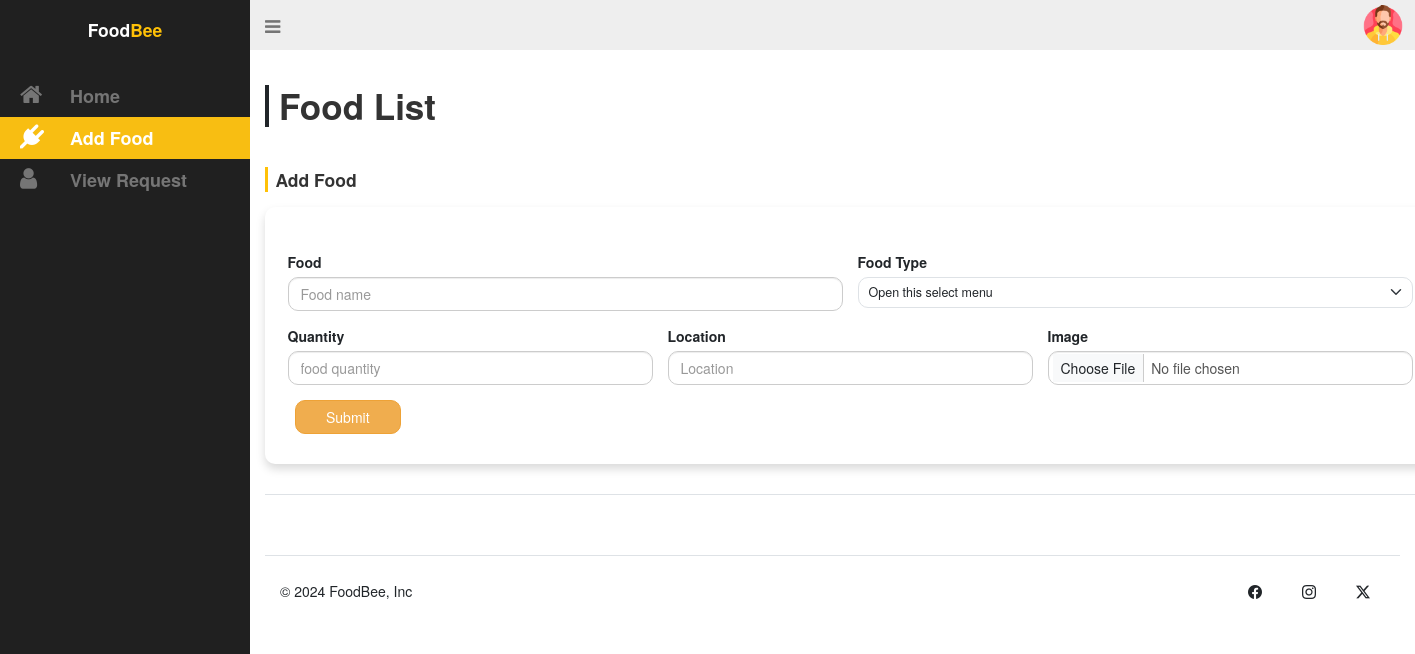
/Catering/pages/cat-food.php (signed in), run on an earlier commit of the app's database.
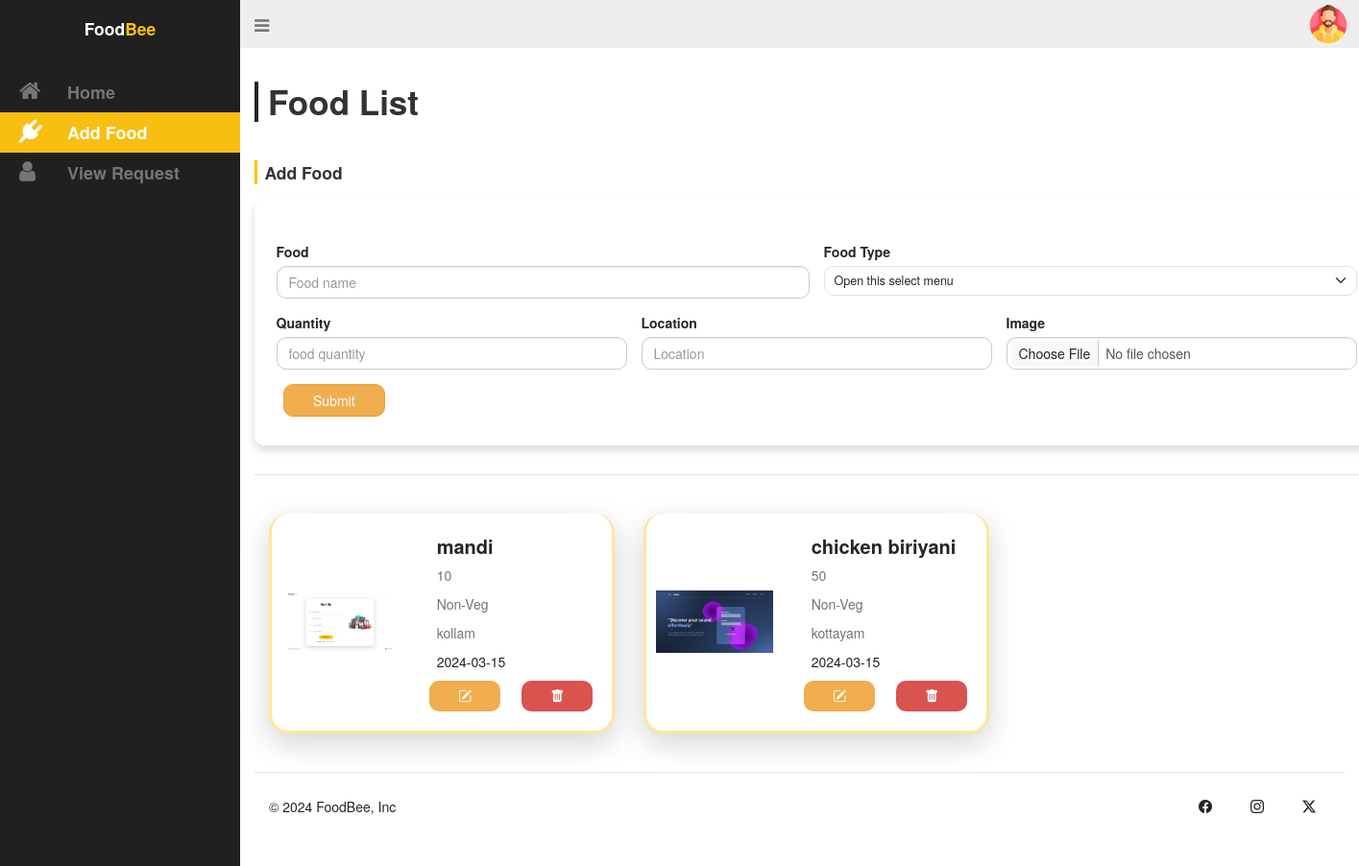
And on a later commit of the database.
### tables this page shows
CREATE TABLE `food` (
  `food_id` int(11) NOT NULL,
  `food_name` varchar(20) NOT NULL,
  `food_quantity` varchar(20) NOT NULL,
  `food_type` varchar(20) NOT NULL,
  `food_img` varchar(100) NOT NULL,
  `food_date` date NOT NULL DEFAULT current_timestamp(),
  `food_location` varchar(20) NOT NULL,
  `catering_id` int(11) NOT NULL
);

### Catering/pages/cat-food.php (the view, shortened to what the changed rows need)
<?php
 include './connect.php';
?>
<!DOCTYPE html>
<html lang="en">
<head>
  <link rel="stylesheet" href="../static/catering.css">
  <link rel="stylesheet" href="https://cdn.jsdelivr.net/npm/bootstrap-icons@1.11.3/font/bootstrap-icons.min.css">
  <link href="https://cdn.jsdelivr.net/npm/bootstrap@5.3.3/dist/css/bootstrap.min.css" rel="stylesheet">
  <link rel="stylesheet" href="https://maxcdn.bootstrapcdn.com/bootstrap/3.3.7/css/bootstrap.min.css">
  <link rel="stylesheet" href="https://maxcdn.bootstrapcdn.com/font-awesome/4.7.0/css/font-awesome.min.css">
</head>
<body>
  <div id="wrapper">
    <aside id="sidebar-wrapper">
      <div class="sidebar-brand">
        <h2><div class="fs-3 fw-semibold">Food<span class="text-warning">Bee</span></div></h2>
      </div>
    </aside>
    <section id="content-wrapper">
      <div class="row">
        <div class="col-lg-12">
          <h2 class="content-title display-4 fw-semibold border-start px-3 border-4 border-dark">Food List</h2>
          <div class="container">
            <div class="row my-5">
<?php
$sql=mysqli_query($conn,"SELECT * FROM food ORDER BY food_id ");
while($row=mysqli_fetch_assoc($sql))
{
    $food_id=$row['food_id'];
    $food_name=$row['food_name'];
    $food_qua=$row['food_quantity'];
    $food_type=$row['food_type'];
    $food_img=$row['food_img'];
    $food_date=$row['food_date'];
    $food_location=$row['food_location'];
?>
              <div class="col-lg-4 col-md-4 col-sm-6 col-12 my-3">
                <div class="card text-decoration-none h-100 rounded-5 p-3 border-3 border-warning-subtle border-top-0 shadow-lg">
                  <div class="row g-0">
                    <div class="col-md-5">
                    <img src="../static/food/<?php echo $food_img; ?>" class="card-img-top rounded-top-4 mx-auto" alt="..." style="object-fit: contain; width: 100%; height: 100%;">
                    </div>
                    <div class="col-md-7">
                      <div class="card-body">
                        <div class="card-title fs-2 fw-bold"><?php echo $food_name; ?></div>
                        <p class="card-text text-secondary"><?php echo $food_qua; ?></p>
                        <p class="card-text text-secondary"><?php echo $food_type; ?></p>
                        <p class="card-text text-secondary"><?php echo $food_location; ?></p>
                        <p class="card-text text-dark"><?php echo $food_date; ?></p>
                        <div class="row">
                        <div class="col"><a href="cat-food.php?fid=<?php echo $food_id ?>" class="btn btn-warning rounded-4 px-5 border-0"><i class="bi bi-pencil-square"></i></a></div>
                        <div class="col"><a href="cat-food.php?fd_id=<?php echo $food_id ?>" class="btn btn-danger rounded-4 px-5 border-0"><i class="bi bi-trash-fill"></i></a></div>
                    </div>
                      </div>
                    </div>
                  </div>
                </div>
              </div>
<?php
}
?>
            </div>
          </div>
        </div>
      </div>
    </section>
  </div>
</body>
</html>

What changed in the data, as far as the page shows it:
added food: food_img (picture), food_name "mandi", food_quantity "10", food_type "Non-Veg", food_location "kollam", food_date "2024-03-15"
added food: food_img (picture), food_name "chicken biriyani", food_quantity "50", food_type "Non-Veg", food_location "kottayam", food_date "2024-03-15"
